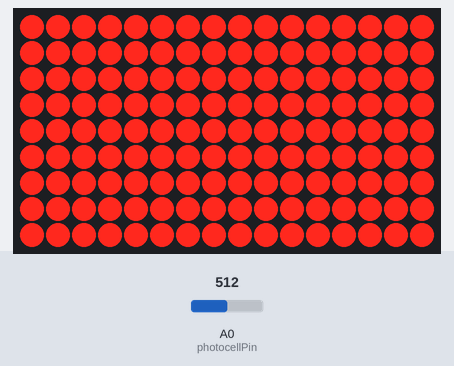
A sketch run on a simulated Arduino Uno, built with avr-gcc and run on an emulated ATmega328P. On the bench: 16×9 LED matrix. Inputs (shaded band) come from the test bench; at power-on: A0 (photocellPin) = 512.

Above: at 2.9 s.
3.0 s: A0 (photocellPin) set to 0
At 6.1 s:
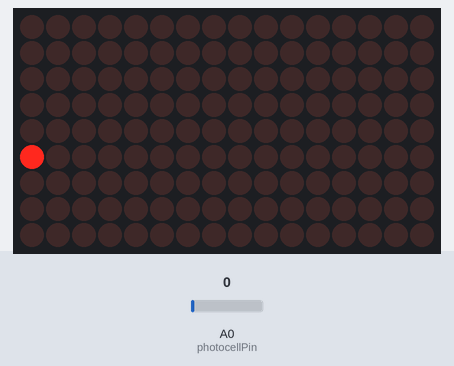
6.7 s: A0 (photocellPin) set to 122
At 10.1 s:
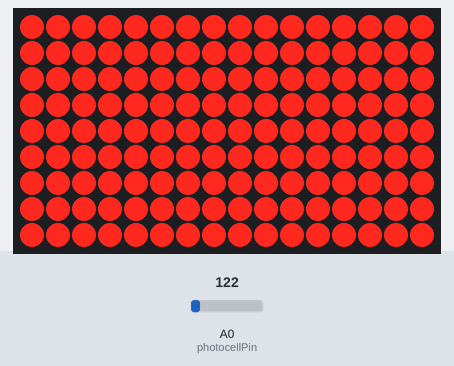
10.7 s: A0 (photocellPin) set to 716
At 13.93 s:
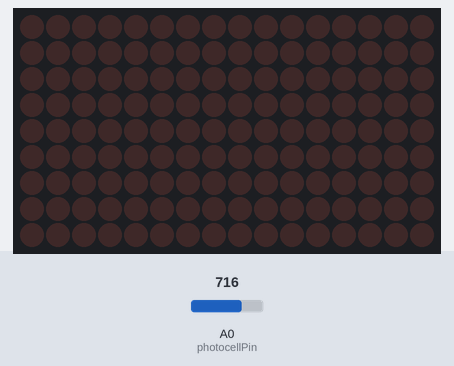
15.6 s: A0 (photocellPin) set to 900
Timing chart, 0 to 18.6 s (numbered marks = the images above; inputs shaded):
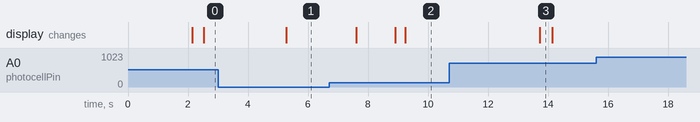

Measured:
- after the input at 3.0 s, the display: first changes after 2.3 s (image 1 shows a later state)
- after the input at 6.7 s, the display: changes after 0.91 s (image 2)
- after the input at 10.7 s, the display: changes after 3.0 s (image 3)
- what the display in image 3 shows lasts 0.4 s, from 13.7 s to 14.1 s

The sketch:

ledmatrixtest_circle_input.ino
```cpp
#include <Wire.h>
#include <Adafruit_GFX.h>
#include <Adafruit_IS31FL3731.h>

Adafruit_IS31FL3731 ledmatrix = Adafruit_IS31FL3731();

//brightness range between 0 and 255
//range between 0-15
int x = 1;
//range between 0-8
int y = 1;

int photocellPin = 0;     // the cell and 10K pulldown are connected to a0
int photocellReading;     // the analog reading from the sensor divider
int photocellFixed;
int oldVal = 0;

void setup() {
  if (! ledmatrix.begin()) {
  Serial.println("IS31 not found");
  while (1);
  }
  Serial.println("IS31 found!");

}

void loop() {

  // reads the photoresistor
  photocellReading = analogRead(photocellPin);
  // converts the photoresistor reading into the range
  //of cells on the board
  //resistor reading can be from 8 to 70
  //board is only 0-15
  photocellFixed = map(photocellReading, 8, 70, 0, 15);
  //draws circle at point 0,4 with radius X that is 50 bright
  ledmatrix.fillCircle(0, 4, photocellFixed, 50);
  delay(1000);

  //wipes the screen if the value is new
  if (photocellFixed != oldVal){
     ledmatrix.fillScreen(0);
  }

  //sets the oldVal to the current Val so it changes next time
  oldVal = photocellFixed;


  }
```
